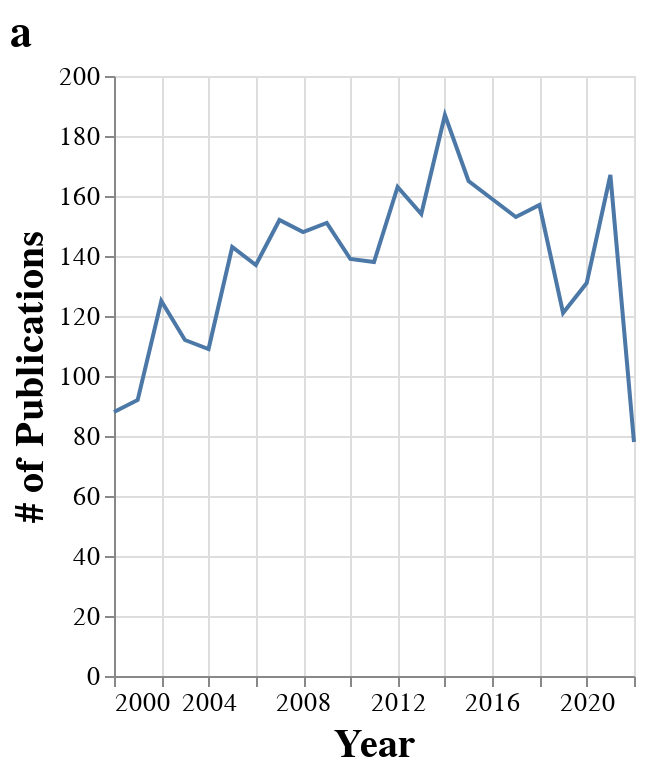

The code cell stored with this chart in its notebook:
### Code cell
papernum_by_year_chart = alt.Chart(transform_year(yearly_papernum)).mark_line().encode(
    x = alt.X(
        'year',
        title = 'Year'
    ),
    y = alt.Y(
        'freq',
        title = '# of Publications'
    )
).properties(
    title = 'a',
    height=300,
    width=260
).configure_axis(
    labelFontSize=13,
    titleFontSize=20
).configure_legend(
    titleFontSize=16,
    labelFontSize=16
).configure_title(
    anchor='start',
    fontSize=22
)

papernum_by_year_chart

### Figure 1 — Vega-Lite specification as saved in the notebook (floating-point values rounded to 4 significant figures)
{"config": {"view": {"continuousWidth": 400, "continuousHeight": 300}, "axis": {"labelFontSize": 13, "titleFontSize": 20}, "legend": {"labelFontSize": 16, "titleFontSize": 16}, "title": {"anchor": "start", "fontSize": 22}}, "data": {"name": "data-2812a50de0e327cf6ba9a09703eb1723"}, "mark": "line", "encoding": {"x": {"field": "year", "title": "Year", "type": "temporal"}, "y": {"field": "freq", "title": "# of Publications", "type": "quantitative"}}, "height": 300, "title": "a", "width": 260, "$schema": "https://vega.github.io/schema/vega-lite/v4.17.0.json", "datasets": {"data-2812a50de0e327cf6ba9a09703eb1723": [{"year": "2000-01-01T00:00:00", "freq": 88}, {"year": "2001-01-01T00:00:00", "freq": 92}, {"year": "2002-01-01T00:00:00", "freq": 125}, {"year": "2003-01-01T00:00:00", "freq": 112}, {"year": "2004-01-01T00:00:00", "freq": 109}, {"year": "2005-01-01T00:00:00", "freq": 143}, {"year": "2006-01-01T00:00:00", "freq": 137}, {"year": "2007-01-01T00:00:00", "freq": 152}, {"year": "2008-01-01T00:00:00", "freq": 148}, {"year": "2009-01-01T00:00:00", "freq": 151}, {"year": "2010-01-01T00:00:00", "freq": 139}, {"year": "2011-01-01T00:00:00", "freq": 138}, {"year": "2012-01-01T00:00:00", "freq": 163}, {"year": "2013-01-01T00:00:00", "freq": 154}, {"year": "2014-01-01T00:00:00", "freq": 187}, {"year": "2015-01-01T00:00:00", "freq": 165}, {"year": "2016-01-01T00:00:00", "freq": 159}, {"year": "2017-01-01T00:00:00", "freq": 153}, {"year": "2018-01-01T00:00:00", "freq": 157}, {"year": "2019-01-01T00:00:00", "freq": 121}, {"year": "2020-01-01T00:00:00", "freq": 131}, {"year": "2021-01-01T00:00:00", "freq": 167}, {"year": "2022-01-01T00:00:00", "freq": 78}]}}
